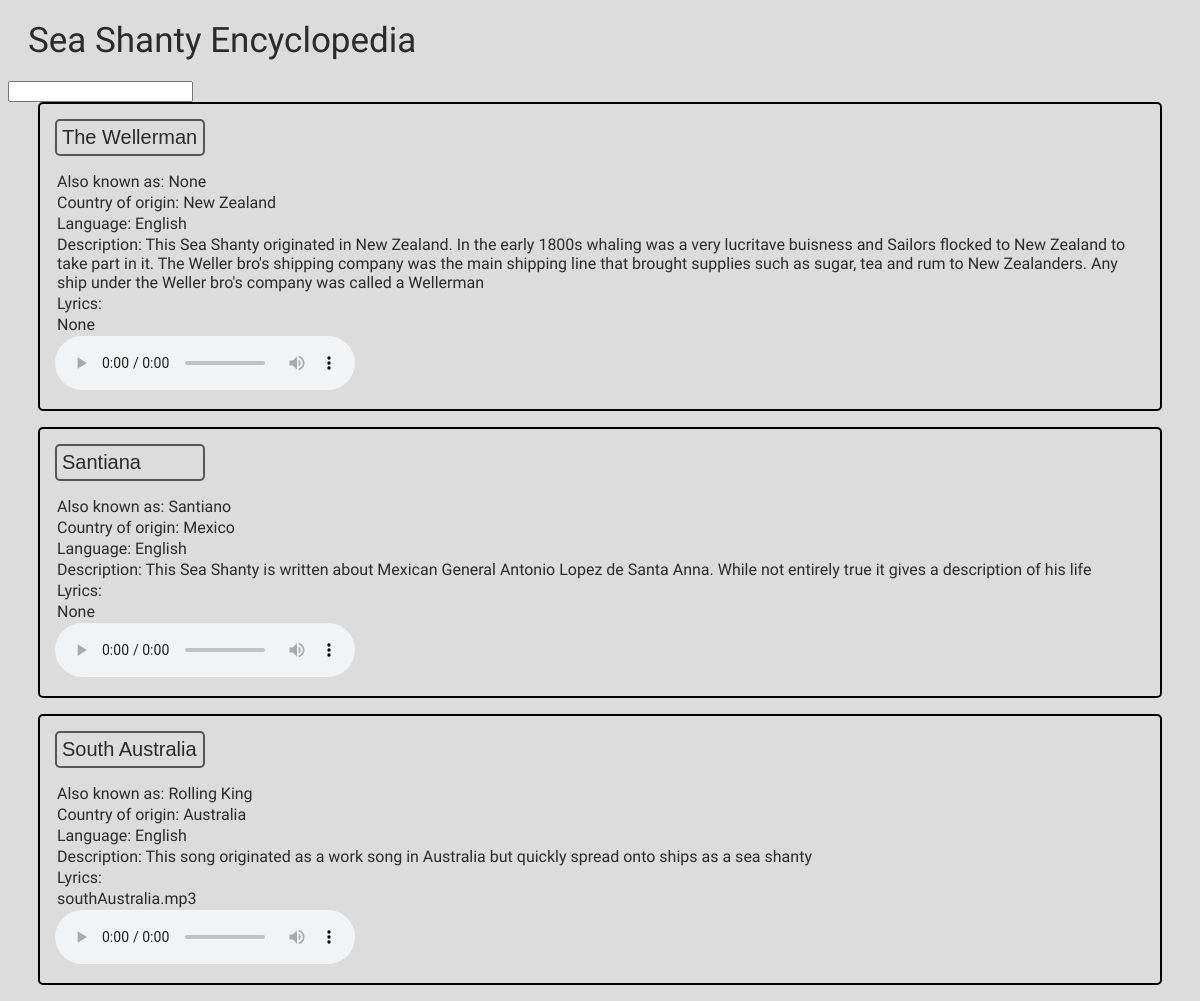
The page / on the database its author committed.
### SHE.py (models this page shows)
class Seashanty(db.Model):
    __tablename__ = 'seashanties'
    ID = db.Column(db.Integer, primary_key=True)
    Name = db.Column(db.Text,)
    Alternative_Names = db.Column(db.Text)
    Country_Origin = db.Column(db.ForeignKey('Countries.Name'))
    Language = db.Column(db.ForeignKey('Language.Name'))
    Description = db.Column(db.Text)
    Lyrics = db.Column(db.Text)
    AudioSource = db.Column(db.Text)
    Country = db.relationship('Country', primaryjoin='Seashanty.Country_Origin == Country.Name', backref='seashanties')
    Language1 = db.relationship('Language', primaryjoin='Seashanty.Language == Language.Name', backref='seashanties')

### SHE.py (the view, shortened to what this page needs)
@app.route('/', methods=["GET","POST"])
def home():
    shantys = None
    return render_template("home.html", shantys = Seashanty.query.all())  # Return the html template

### templates/home.html (shortened to what this page needs)
<!DOCTYPE html>
<html>
  <head>
    <link rel="stylesheet" href="/static/style.css">
  </head>
  <body>
    <p class="title">Sea Shanty Encyclopedia   </p>
    <input type="password" id="Password" name="Password"><br>
    {% for shanty in shantys %}
    <div class="entry">
      <button class="btn" onclick="dropdown('box1')">{{shanty.Name}}</button>
        <p class="dropdownText"> Also known as: {{shanty.Alternative_Names}}</p>
        <p class="dropdownText"> Country of origin: {{shanty.Country_Origin}}</p>
        <p class="dropdownText"> Language: {{shanty.Language}}</p>
        <p class="dropdownText"> Description: {{shanty.Description}}</p>
        <p class="dropdownText"> Lyrics: </p>
        <p class="dropdownText"> {{shanty.AudioSource}} </p>
        <audio controls>
          <source src="/static/{{shanty.AudioSource}}" type="audio/mpeg">
        </audio>
    </div>
    {% endfor %}
  </body>
</html>

### static/style.css (style rules this page uses)
:root { --c1: #DCDCDD; --c2: #2A2B2A; --c3: #1985A1; }
body { background-color: var(--c1); font-family: Hind; color: var(--c2); }
.title { font-size: 35px; margin: 20px; }
.dropdownText { margin:2px; }
.btn { border: solid; border-width: 2px; border-radius: 5px; color: var(--c2); font-size: 20px; background-color: var(--c1); border-color: rgba(42, 43, 42, 0.75); padding: 5px; width: 150px; text-align: left; text-decoration: none; outline: none; }
.entry { margin-left: 30px; margin-right: 30px; padding: 15px; border-style: solid; border-radius: 5px; border-color: black; border-width: 2px; }

### rows shown on the page
Seashanty: Name "The Wellerman", Alternative_Names "None", Country_Origin "New Zealand", Language "English", Description "This Sea Shanty originated in New Zealand. In the early 1800s whaling was a very lucritave buisness and Sailors flocked to New Zealand to take part in it. The Weller bro's shipping company was the main shipping line that brought supplies such as sugar, tea and rum to New Zealanders. Any ship under the Weller bro's company was called a Wellerman", AudioSource "None"
Seashanty: Name "Santiana", Alternative_Names "Santiano", Country_Origin "Mexico", Language "English", Description "This Sea Shanty is written about Mexican General Antonio Lopez de Santa Anna. While not entirely true it gives a description of his life", AudioSource "None"
Seashanty: Name "South Australia", Alternative_Names "Rolling King", Country_Origin "Australia", Language "English", Description "This song originated as a work song in Australia but quickly spread onto ships as a sea shanty", AudioSource "southAustralia.mp3"
